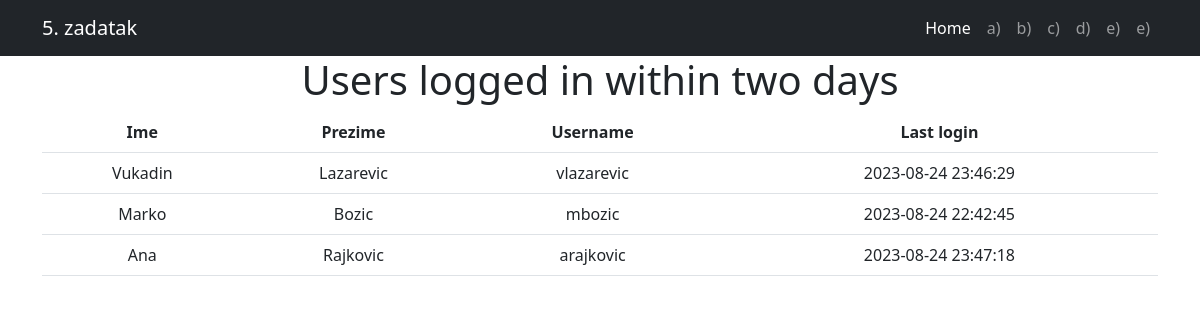
/peti_zadatak/users.php, run on an earlier commit of the app's database.
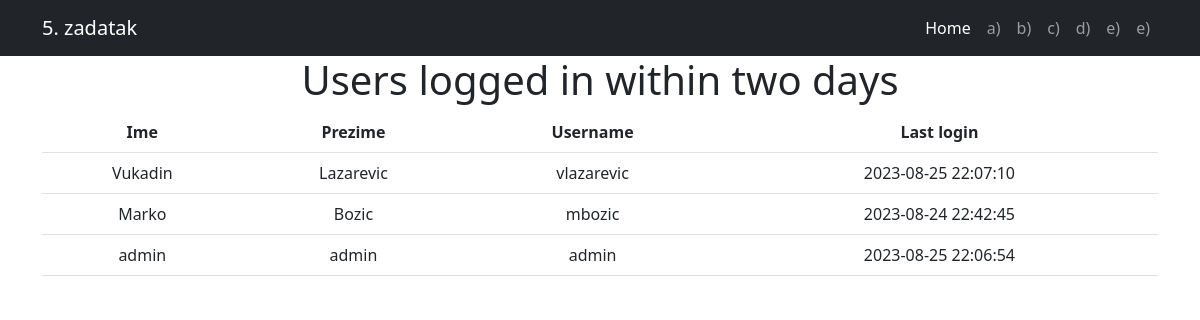
And on a later commit of the database.
### tables this page shows
CREATE TABLE `users` (
  `id` int(11) NOT NULL,
  `ime` varchar(50) NOT NULL,
  `prezime` varchar(50) NOT NULL,
  `email` varchar(50) NOT NULL,
  `telefon` varchar(10) NOT NULL,
  `username` varchar(50) NOT NULL,
  `password` varchar(255) NOT NULL,
  `grad` varchar(50) NOT NULL,
  `postanski_broj` varchar(10) NOT NULL,
  `adresa` varchar(50) NOT NULL,
  `role` varchar(10) NOT NULL DEFAULT 'user',
  `last_login` datetime DEFAULT NULL
);

### peti_zadatak/users.php (the view, shortened to what this page needs)
<?php
require_once "./connection/connection.php";
$query = "SELECT *
FROM users
WHERE last_login >= NOW() - INTERVAL 2 DAY;";
$result = $conn->query($query);
$users = $result->fetchAll();
?>
<!DOCTYPE html>
<html lang="en">
<head>
    <link rel="stylesheet" href="https://cdn.jsdelivr.net/npm/bootstrap@5.2.3/dist/css/bootstrap.min.css">
</head>
<body>
    <?php include './components/nav.php' ?>
    <div class="container text-center">
        <?php if (count($users) === 0) : ?>
            <div class="text-center mt-5">
                <h2>No users logged in within two days</h2>
            </div>
        <?php else : ?>
            <h1>Users logged in within two days</h1>
            <table class="table">
                <thead>
                    <tr>
                        <th>Ime</th>
                        <th>Prezime</th>
                        <th>Username</th>
                        <th>Last login</th>
                    </tr>
                </thead>
                <tbody>
                    <?php foreach ($users as $user) : ?>
                        <tr>
                            <td><?= $user->ime ?></td>
                            <td><?= $user->prezime ?></td>
                            <td><?= $user->username ?></td>
                            <td><?= $user->last_login ?></td>
                        </tr>
                    <?php endforeach; ?>
            </table>
        <?php endif; ?>
    </div>
</body>
</html>

### peti_zadatak/components/nav.php (shortened to what this page needs)
<?php
$prefix = PREFIX;
?>
<nav class="navbar navbar-expand-lg navbar-dark bg-dark">
    <div class="container">
        <a class="navbar-brand" href="<?= $prefix ?>/">5. zadatak</a>
        <div class="collapse navbar-collapse" id="navbarSupportedContent">
            <ul class="navbar-nav ms-auto mb-2 mb-lg-0">
                <li class="nav-item"><a class="nav-link active" aria-current="page" href="<?= $prefix ?>/">Home</a></li>
                <li class="nav-item"><a class="nav-link" href="<?= $prefix ?>/users.php">a)</a></li>
                <li class="nav-item"><a class="nav-link" href="<?= $prefix ?>/totalValueOrders.php">b)</a></li>
                <li class="nav-item"><a class="nav-link" href="<?= $prefix ?>/moreThenTwoOrders.php">c)</a></li>
                <li class="nav-item"><a class="nav-link" href="<?= $prefix ?>/countOfOrderItems.php">d)</a></li>
                <li class="nav-item"><a class="nav-link" href="<?= $prefix ?>/atleastTwoOrderItems.php">e)</a></li>
                <li class="nav-item"><a class="nav-link" href="<?= $prefix ?>/atleastThreeProducts.php">e)</a></li>
            </ul>
        </div>
    </div>
</nav>

What changed in the data, as far as the page shows it:
no longer on this page (row edited): users: ime "Ana", prezime "Rajkovic", username "arajkovic", last_login "2023-08-24 23:47:18"
changed users "Vukadin": last_login "2023-08-24 23:46:29" → "2023-08-25 22:07:10"
added users: ime "admin", prezime "admin", username "admin", last_login "2023-08-25 22:06:54"
